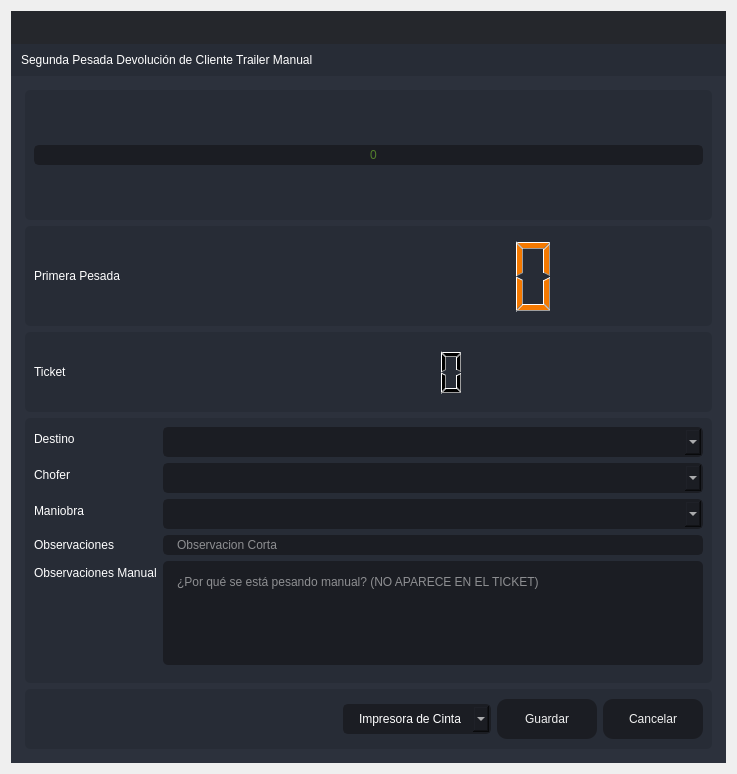
<?xml version="1.0" encoding="UTF-8"?>
<ui version="4.0">
 <class>SegundaPTA</class>
 <widget class="QDialog" name="SegundaPTA">
  <property name="windowModality">
   <enum>Qt::ApplicationModal</enum>
  </property>
  <property name="geometry">
   <rect>
    <x>0</x>
    <y>0</y>
    <width>737</width>
    <height>774</height>
   </rect>
  </property>
  <property name="minimumSize">
   <size>
    <width>737</width>
    <height>774</height>
   </size>
  </property>
  <property name="maximumSize">
   <size>
    <width>737</width>
    <height>774</height>
   </size>
  </property>
  <property name="windowTitle">
   <string>Segunda Pesada Devolución de Cliente Trailer Manual</string>
  </property>
  <property name="windowIcon">
   <iconset resource="files.qrc">
    <normaloff>:/16x16/icons/16x16/logo.png</normaloff>:/16x16/icons/16x16/logo.png</iconset>
  </property>
  <layout class="QVBoxLayout" name="verticalLayout_6">
   <item>
    <widget class="QFrame" name="frame_main">
     <property name="styleSheet">
      <string notr="true">/* LINE EDIT */
QLineEdit {
	background-color: rgb(27, 29, 35);
	border-radius: 5px;
	border: 2px solid rgb(27, 29, 35);
	padding-left: 10px;
}
QLineEdit:hover {
	border: 2px solid rgb(64, 71, 88);
}
QLineEdit:focus {
	border: 2px solid rgb(91, 101, 124);
}

/* SCROLL BARS */
QScrollBar:horizontal {
    border: none;
    background: rgb(52, 59, 72);
    height: 14px;
    margin: 0px 21px 0 21px;
	border-radius: 0px;
}
QScrollBar::handle:horizontal {
    background: rgb(85, 170, 255);
    min-width: 25px;
	border-radius: 7px
}
QScrollBar::add-line:horizontal {
    border: none;
    background: rgb(55, 63, 77);
    width: 20px;
	border-top-right-radius: 7px;
    border-bottom-right-radius: 7px;
    subcontrol-position: right;
    subcontrol-origin: margin;
}
QScrollBar::sub-line:horizontal {
    border: none;
    background: rgb(55, 63, 77);
    width: 20px;
	border-top-left-radius: 7px;
    border-bottom-left-radius: 7px;
    subcontrol-position: left;
    subcontrol-origin: margin;
}
QScrollBar::up-arrow:horizontal, QScrollBar::down-arrow:horizontal
{
     background: none;
}
QScrollBar::add-page:horizontal, QScrollBar::sub-page:horizontal
{
     background: none;
}
 QScrollBar:vertical {
	border: none;
    background: rgb(52, 59, 72);
    width: 14px;
    margin: 21px 0 21px 0;
	border-radius: 0px;
 }
 QScrollBar::handle:vertical {	
	background: rgb(85, 170, 255);
    min-height: 25px;
	border-radius: 7px
 }
 QScrollBar::add-line:vertical {
     border: none;
    background: rgb(55, 63, 77);
     height: 20px;
	border-bottom-left-radius: 7px;
    border-bottom-right-radius: 7px;
     subcontrol-position: bottom;
     subcontrol-origin: margin;
 }
 QScrollBar::sub-line:vertical {
	border: none;
    background: rgb(55, 63, 77);
     height: 20px;
	border-top-left-radius: 7px;
    border-top-right-radius: 7px;
     subcontrol-position: top;
     subcontrol-origin: margin;
 }
 QScrollBar::up-arrow:vertical, QScrollBar::down-arrow:vertical {
     background: none;
 }

 QScrollBar::add-page:vertical, QScrollBar::sub-page:vertical {
     background: none;
 }

/* CHECKBOX */
QCheckBox::indicator {
    border: 3px solid rgb(52, 59, 72);
	width: 15px;
	height: 15px;
	border-radius: 10px;
    background: rgb(44, 49, 60);
}
QCheckBox::indicator:hover {
    border: 3px solid rgb(58, 66, 81);
}
QCheckBox::indicator:checked {
    background: 3px solid rgb(52, 59, 72);
	border: 3px solid rgb(52, 59, 72);	
	background-image: url(:/16x16/icons/16x16/cil-check-alt.png);
}

/* RADIO BUTTON */
QRadioButton::indicator {
    border: 3px solid rgb(52, 59, 72);
	width: 15px;
	height: 15px;
	border-radius: 10px;
    background: rgb(44, 49, 60);
}
QRadioButton::indicator:hover {
    border: 3px solid rgb(58, 66, 81);
}
QRadioButton::indicator:checked {
    background: 3px solid rgb(94, 106, 130);
	border: 3px solid rgb(52, 59, 72);	
}

/* COMBOBOX */
QComboBox{
	background-color: rgb(27, 29, 35);
	border-radius: 5px;
	border: 2px solid rgb(27, 29, 35);
	padding: 5px;
	padding-left: 10px;
}
QComboBox:hover{
	border: 2px solid rgb(64, 71, 88);
}
QComboBox::drop-down {
	subcontrol-origin: padding;
	subcontrol-position: top right;
	width: 25px; 
	border-left-width: 3px;
	border-left-color: rgba(39, 44, 54, 150);
	border-left-style: solid;
	border-top-right-radius: 3px;
	border-bottom-right-radius: 3px;	
	background-image: url(:/16x16/icons/16x16/cil-arrow-bottom.png);
	background-position: center;
	background-repeat: no-reperat;
 }
QComboBox QAbstractItemView {
	color: rgb(85, 170, 255);	
	background-color: rgb(27, 29, 35);
	padding: 10px;
	selection-background-color: rgb(39, 44, 54);
}

/* SLIDERS */
QSlider::groove:horizontal {
    border-radius: 9px;
    height: 18px;
	margin: 0px;
	background-color: rgb(52, 59, 72);
}
QSlider::groove:horizontal:hover {
	background-color: rgb(55, 62, 76);
}
QSlider::handle:horizontal {
    background-color: rgb(85, 170, 255);
    border: none;
    height: 18px;
    width: 18px;
    margin: 0px;
	border-radius: 9px;
}
QSlider::handle:horizontal:hover {
    background-color: rgb(105, 180, 255);
}
QSlider::handle:horizontal:pressed {
    background-color: rgb(65, 130, 195);
}

QSlider::groove:vertical {
    border-radius: 9px;
    width: 18px;
    margin: 0px;
	background-color: rgb(52, 59, 72);
}
QSlider::groove:vertical:hover {
	background-color: rgb(55, 62, 76);
}
QSlider::handle:vertical {
    background-color: rgb(85, 170, 255);
	border: none;
    height: 18px;
    width: 18px;
    margin: 0px;
	border-radius: 9px;
}
QSlider::handle:vertical:hover {
    background-color: rgb(105, 180, 255);
}
QSlider::handle:vertical:pressed {
    background-color: rgb(65, 130, 195);
}

</string>
     </property>
     <property name="frameShape">
      <enum>QFrame::NoFrame</enum>
     </property>
     <property name="frameShadow">
      <enum>QFrame::Raised</enum>
     </property>
     <layout class="QVBoxLayout" name="verticalLayout">
      <property name="spacing">
       <number>0</number>
      </property>
      <property name="leftMargin">
       <number>0</number>
      </property>
      <property name="topMargin">
       <number>0</number>
      </property>
      <property name="rightMargin">
       <number>0</number>
      </property>
      <property name="bottomMargin">
       <number>0</number>
      </property>
      <item>
       <widget class="QFrame" name="frame_top">
        <property name="minimumSize">
         <size>
          <width>0</width>
          <height>65</height>
         </size>
        </property>
        <property name="maximumSize">
         <size>
          <width>16777215</width>
          <height>65</height>
         </size>
        </property>
        <property name="styleSheet">
         <string notr="true">background-color: transparent;</string>
        </property>
        <property name="frameShape">
         <enum>QFrame::NoFrame</enum>
        </property>
        <property name="frameShadow">
         <enum>QFrame::Raised</enum>
        </property>
        <layout class="QHBoxLayout" name="horizontalLayout_3">
         <property name="spacing">
          <number>0</number>
         </property>
         <property name="leftMargin">
          <number>0</number>
         </property>
         <property name="topMargin">
          <number>0</number>
         </property>
         <property name="rightMargin">
          <number>0</number>
         </property>
         <property name="bottomMargin">
          <number>0</number>
         </property>
         <item>
          <widget class="QFrame" name="frame_toggle">
           <property name="maximumSize">
            <size>
             <width>70</width>
             <height>16777215</height>
            </size>
           </property>
           <property name="styleSheet">
            <string notr="true">background-color: rgb(27, 29, 35);</string>
           </property>
           <property name="frameShape">
            <enum>QFrame::NoFrame</enum>
           </property>
           <property name="frameShadow">
            <enum>QFrame::Raised</enum>
           </property>
           <layout class="QVBoxLayout" name="verticalLayout_3">
            <property name="spacing">
             <number>0</number>
            </property>
            <property name="leftMargin">
             <number>0</number>
            </property>
            <property name="topMargin">
             <number>0</number>
            </property>
            <property name="rightMargin">
             <number>0</number>
            </property>
            <property name="bottomMargin">
             <number>0</number>
            </property>
           </layout>
          </widget>
         </item>
         <item>
          <widget class="QFrame" name="frame_top_right">
           <property name="styleSheet">
            <string notr="true">background: transparent;</string>
           </property>
           <property name="frameShape">
            <enum>QFrame::NoFrame</enum>
           </property>
           <property name="frameShadow">
            <enum>QFrame::Raised</enum>
           </property>
           <layout class="QVBoxLayout" name="verticalLayout_2">
            <property name="spacing">
             <number>0</number>
            </property>
            <property name="leftMargin">
             <number>0</number>
            </property>
            <property name="topMargin">
             <number>0</number>
            </property>
            <property name="rightMargin">
             <number>0</number>
            </property>
            <property name="bottomMargin">
             <number>0</number>
            </property>
            <item>
             <widget class="QFrame" name="frame_top_btns">
              <property name="maximumSize">
               <size>
                <width>16777215</width>
                <height>42</height>
               </size>
              </property>
              <property name="styleSheet">
               <string notr="true">background-color: rgba(27, 29, 35, 200)</string>
              </property>
              <property name="frameShape">
               <enum>QFrame::NoFrame</enum>
              </property>
              <property name="frameShadow">
               <enum>QFrame::Raised</enum>
              </property>
              <layout class="QHBoxLayout" name="horizontalLayout_4">
               <property name="spacing">
                <number>0</number>
               </property>
               <property name="leftMargin">
                <number>0</number>
               </property>
               <property name="topMargin">
                <number>0</number>
               </property>
               <property name="rightMargin">
                <number>0</number>
               </property>
               <property name="bottomMargin">
                <number>0</number>
               </property>
               <item>
                <widget class="QFrame" name="frame_label_top_btns">
                 <property name="sizePolicy">
                  <sizepolicy hsizetype="Expanding" vsizetype="Preferred">
                   <horstretch>0</horstretch>
                   <verstretch>0</verstretch>
                  </sizepolicy>
                 </property>
                 <property name="frameShape">
                  <enum>QFrame::NoFrame</enum>
                 </property>
                 <property name="frameShadow">
                  <enum>QFrame::Raised</enum>
                 </property>
                 <layout class="QHBoxLayout" name="horizontalLayout_10">
                  <property name="spacing">
                   <number>0</number>
                  </property>
                  <property name="leftMargin">
                   <number>5</number>
                  </property>
                  <property name="topMargin">
                   <number>0</number>
                  </property>
                  <property name="rightMargin">
                   <number>10</number>
                  </property>
                  <property name="bottomMargin">
                   <number>0</number>
                  </property>
                 </layout>
                </widget>
               </item>
               <item alignment="Qt::AlignRight">
                <widget class="QFrame" name="frame_btns_right">
                 <property name="sizePolicy">
                  <sizepolicy hsizetype="Expanding" vsizetype="Preferred">
                   <horstretch>0</horstretch>
                   <verstretch>0</verstretch>
                  </sizepolicy>
                 </property>
                 <property name="maximumSize">
                  <size>
                   <width>120</width>
                   <height>16777215</height>
                  </size>
                 </property>
                 <property name="frameShape">
                  <enum>QFrame::NoFrame</enum>
                 </property>
                 <property name="frameShadow">
                  <enum>QFrame::Raised</enum>
                 </property>
                 <layout class="QHBoxLayout" name="horizontalLayout_5">
                  <property name="spacing">
                   <number>0</number>
                  </property>
                  <property name="leftMargin">
                   <number>0</number>
                  </property>
                  <property name="topMargin">
                   <number>0</number>
                  </property>
                  <property name="rightMargin">
                   <number>0</number>
                  </property>
                  <property name="bottomMargin">
                   <number>0</number>
                  </property>
                 </layout>
                </widget>
               </item>
              </layout>
             </widget>
            </item>
            <item>
             <widget class="QFrame" name="frame_top_info">
              <property name="maximumSize">
               <size>
                <width>16777215</width>
                <height>65</height>
               </size>
              </property>
              <property name="styleSheet">
               <string notr="true">background-color: rgb(39, 44, 54);</string>
              </property>
              <property name="frameShape">
               <enum>QFrame::NoFrame</enum>
              </property>
              <property name="frameShadow">
               <enum>QFrame::Raised</enum>
              </property>
              <layout class="QHBoxLayout" name="horizontalLayout_8">
               <property name="spacing">
                <number>0</number>
               </property>
               <property name="leftMargin">
                <number>10</number>
               </property>
               <property name="topMargin">
                <number>0</number>
               </property>
               <property name="rightMargin">
                <number>10</number>
               </property>
               <property name="bottomMargin">
                <number>0</number>
               </property>
               <item>
                <widget class="QLabel" name="label">
                 <property name="styleSheet">
                  <string notr="true">font: 75 16pt &quot;MS Shell Dlg 2&quot;;
color: rgb(255, 255, 255);</string>
                 </property>
                 <property name="text">
                  <string>Segunda Pesada Devolución de Cliente Trailer Manual</string>
                 </property>
                </widget>
               </item>
              </layout>
             </widget>
            </item>
           </layout>
          </widget>
         </item>
        </layout>
       </widget>
      </item>
      <item>
       <widget class="QFrame" name="frame_center">
        <property name="sizePolicy">
         <sizepolicy hsizetype="Expanding" vsizetype="Expanding">
          <horstretch>0</horstretch>
          <verstretch>0</verstretch>
         </sizepolicy>
        </property>
        <property name="styleSheet">
         <string notr="true">background-color: rgb(40, 44, 52);</string>
        </property>
        <property name="frameShape">
         <enum>QFrame::NoFrame</enum>
        </property>
        <property name="frameShadow">
         <enum>QFrame::Raised</enum>
        </property>
        <layout class="QHBoxLayout" name="horizontalLayout_2">
         <property name="spacing">
          <number>0</number>
         </property>
         <property name="leftMargin">
          <number>0</number>
         </property>
         <property name="topMargin">
          <number>0</number>
         </property>
         <property name="rightMargin">
          <number>0</number>
         </property>
         <property name="bottomMargin">
          <number>0</number>
         </property>
         <item>
          <widget class="QFrame" name="frame_content_right">
           <property name="styleSheet">
            <string notr="true">background-color: rgb(44, 49, 60);</string>
           </property>
           <property name="frameShape">
            <enum>QFrame::NoFrame</enum>
           </property>
           <property name="frameShadow">
            <enum>QFrame::Raised</enum>
           </property>
           <layout class="QVBoxLayout" name="verticalLayout_4">
            <property name="spacing">
             <number>0</number>
            </property>
            <property name="leftMargin">
             <number>0</number>
            </property>
            <property name="topMargin">
             <number>0</number>
            </property>
            <property name="rightMargin">
             <number>0</number>
            </property>
            <property name="bottomMargin">
             <number>0</number>
            </property>
            <item>
             <widget class="QFrame" name="frame_content">
              <property name="frameShape">
               <enum>QFrame::NoFrame</enum>
              </property>
              <property name="frameShadow">
               <enum>QFrame::Raised</enum>
              </property>
              <layout class="QVBoxLayout" name="verticalLayout_9">
               <property name="spacing">
                <number>0</number>
               </property>
               <property name="leftMargin">
                <number>5</number>
               </property>
               <property name="topMargin">
                <number>5</number>
               </property>
               <property name="rightMargin">
                <number>5</number>
               </property>
               <property name="bottomMargin">
                <number>5</number>
               </property>
               <item>
                <widget class="QStackedWidget" name="stackedWidget">
                 <property name="styleSheet">
                  <string notr="true">background: transparent;</string>
                 </property>
                 <property name="currentIndex">
                  <number>0</number>
                 </property>
                 <widget class="QWidget" name="page_home">
                  <layout class="QVBoxLayout" name="verticalLayout_10">
                   <item>
                    <widget class="QFrame" name="frame_3">
                     <property name="minimumSize">
                      <size>
                       <width>0</width>
                       <height>130</height>
                      </size>
                     </property>
                     <property name="maximumSize">
                      <size>
                       <width>16777215</width>
                       <height>130</height>
                      </size>
                     </property>
                     <property name="styleSheet">
                      <string notr="true">background-color: rgb(39, 44, 54);
border-radius: 5px;</string>
                     </property>
                     <property name="frameShape">
                      <enum>QFrame::StyledPanel</enum>
                     </property>
                     <property name="frameShadow">
                      <enum>QFrame::Raised</enum>
                     </property>
                     <layout class="QVBoxLayout" name="verticalLayout_11">
                      <item>
                       <layout class="QVBoxLayout" name="verticalLayout_8">
                        <item>
                         <widget class="QLineEdit" name="Peso">
                          <property name="styleSheet">
                           <string notr="true">QLineEdit {
	background-color: rgb(27, 29, 35);
	border-radius: 5px;
	border: 2px solid rgb(27, 29, 35);
	padding-left: 10px;
	font: 75 80pt &quot;MS Shell Dlg 2&quot;;	
	color: rgb(138, 226, 52);
}
QLineEdit:hover {
	border: 2px solid rgb(64, 71, 88);
}
QLineEdit:focus {
	border: 2px solid rgb(91, 101, 124);
}</string>
                          </property>
                          <property name="alignment">
                           <set>Qt::AlignCenter</set>
                          </property>
                          <property name="placeholderText">
                           <string>0</string>
                          </property>
                         </widget>
                        </item>
                       </layout>
                      </item>
                     </layout>
                    </widget>
                   </item>
                   <item>
                    <widget class="QFrame" name="frame_4">
                     <property name="minimumSize">
                      <size>
                       <width>0</width>
                       <height>100</height>
                      </size>
                     </property>
                     <property name="maximumSize">
                      <size>
                       <width>16777215</width>
                       <height>100</height>
                      </size>
                     </property>
                     <property name="styleSheet">
                      <string notr="true">background-color: rgb(39, 44, 54);
border-radius: 5px;</string>
                     </property>
                     <property name="frameShape">
                      <enum>QFrame::StyledPanel</enum>
                     </property>
                     <property name="frameShadow">
                      <enum>QFrame::Raised</enum>
                     </property>
                     <layout class="QHBoxLayout" name="horizontalLayout_6">
                      <item>
                       <layout class="QHBoxLayout" name="horizontalLayout_11">
                        <item>
                         <widget class="QLabel" name="label_3">
                          <property name="styleSheet">
                           <string notr="true">color: rgb(255, 255, 255);
font: 75 12pt &quot;MS Shell Dlg 2&quot;;</string>
                          </property>
                          <property name="text">
                           <string>Primera Pesada</string>
                          </property>
                         </widget>
                        </item>
                        <item>
                         <widget class="QLCDNumber" name="lcdNumber_3">
                          <property name="minimumSize">
                           <size>
                            <width>500</width>
                            <height>0</height>
                           </size>
                          </property>
                          <property name="maximumSize">
                           <size>
                            <width>500</width>
                            <height>16777215</height>
                           </size>
                          </property>
                          <property name="styleSheet">
                           <string notr="true">color:rgb(245, 121, 0)</string>
                          </property>
                         </widget>
                        </item>
                       </layout>
                      </item>
                     </layout>
                    </widget>
                   </item>
                   <item>
                    <widget class="QFrame" name="frame_5">
                     <property name="minimumSize">
                      <size>
                       <width>0</width>
                       <height>80</height>
                      </size>
                     </property>
                     <property name="maximumSize">
                      <size>
                       <width>16777215</width>
                       <height>80</height>
                      </size>
                     </property>
                     <property name="styleSheet">
                      <string notr="true">background-color: rgb(39, 44, 54);
border-radius: 5px;</string>
                     </property>
                     <property name="frameShape">
                      <enum>QFrame::StyledPanel</enum>
                     </property>
                     <property name="frameShadow">
                      <enum>QFrame::Raised</enum>
                     </property>
                     <layout class="QHBoxLayout" name="horizontalLayout_7">
                      <item>
                       <layout class="QHBoxLayout" name="horizontalLayout">
                        <item>
                         <widget class="QLabel" name="label_5">
                          <property name="styleSheet">
                           <string notr="true">color: rgb(255, 255, 255);
font: 75 12pt &quot;MS Shell Dlg 2&quot;;</string>
                          </property>
                          <property name="text">
                           <string>Ticket</string>
                          </property>
                         </widget>
                        </item>
                        <item>
                         <widget class="QLCDNumber" name="lcdNumber_9">
                          <property name="minimumSize">
                           <size>
                            <width>600</width>
                            <height>50</height>
                           </size>
                          </property>
                          <property name="maximumSize">
                           <size>
                            <width>600</width>
                            <height>50</height>
                           </size>
                          </property>
                          <property name="layoutDirection">
                           <enum>Qt::RightToLeft</enum>
                          </property>
                          <property name="autoFillBackground">
                           <bool>false</bool>
                          </property>
                         </widget>
                        </item>
                       </layout>
                      </item>
                     </layout>
                    </widget>
                   </item>
                   <item>
                    <widget class="QFrame" name="frame">
                     <property name="styleSheet">
                      <string notr="true">background-color: rgb(39, 44, 54);
border-radius: 5px;</string>
                     </property>
                     <property name="frameShape">
                      <enum>QFrame::StyledPanel</enum>
                     </property>
                     <property name="frameShadow">
                      <enum>QFrame::Raised</enum>
                     </property>
                     <layout class="QVBoxLayout" name="verticalLayout_5">
                      <item>
                       <layout class="QVBoxLayout" name="verticalLayout_12">
                        <item>
                         <layout class="QFormLayout" name="formLayout">
                          <item row="1" column="0">
                           <widget class="QLabel" name="label_2">
                            <property name="styleSheet">
                             <string notr="true">color: rgb(255, 255, 255);
font: 75 12pt &quot;MS Shell Dlg 2&quot;;</string>
                            </property>
                            <property name="text">
                             <string>Destino</string>
                            </property>
                           </widget>
                          </item>
                          <item row="1" column="1">
                           <widget class="QComboBox" name="comboBox_destino">
                            <property name="styleSheet">
                             <string notr="true">QComboBox{
	background-color: rgb(27, 29, 35);
	border-radius: 5px;
	border: 2px solid rgb(27, 29, 35);
	padding: 5px;
	padding-left: 14px;
	color: rgb(255, 255, 255);
    font: 75 12pt &quot;MS Shell Dlg 2&quot;;
}
QComboBox:hover{
	border: 2px solid rgb(64, 71, 88);
}
QComboBox QAbstractItemView {
	color: rgb(85, 170, 255);	
	background-color: rgb(27, 29, 35);
	padding: 10px;
	selection-background-color: rgb(39, 44, 54);
}</string>
                            </property>
                           </widget>
                          </item>
                          <item row="2" column="0">
                           <widget class="QLabel" name="label_6">
                            <property name="styleSheet">
                             <string notr="true">color: rgb(255, 255, 255);
font: 75 12pt &quot;MS Shell Dlg 2&quot;;</string>
                            </property>
                            <property name="text">
                             <string>Chofer</string>
                            </property>
                           </widget>
                          </item>
                          <item row="2" column="1">
                           <widget class="QComboBox" name="comboBox_operador">
                            <property name="styleSheet">
                             <string notr="true">QComboBox{
	background-color: rgb(27, 29, 35);
	border-radius: 5px;
	border: 2px solid rgb(27, 29, 35);
	padding: 5px;
	padding-left: 14px;
	color: rgb(255, 255, 255);
    font: 75 12pt &quot;MS Shell Dlg 2&quot;;
}
QComboBox:hover{
	border: 2px solid rgb(64, 71, 88);
}
QComboBox QAbstractItemView {
	color: rgb(85, 170, 255);	
	background-color: rgb(27, 29, 35);
	padding: 10px;
	selection-background-color: rgb(39, 44, 54);
}</string>
                            </property>
                           </widget>
                          </item>
                          <item row="4" column="0">
                           <widget class="QLabel" name="label_7">
                            <property name="styleSheet">
                             <string notr="true">color: rgb(255, 255, 255);
font: 75 12pt &quot;MS Shell Dlg 2&quot;;</string>
                            </property>
                            <property name="text">
                             <string>Observaciones</string>
                            </property>
                           </widget>
                          </item>
                          <item row="6" column="0">
                           <widget class="Line" name="line">
                            <property name="orientation">
                             <enum>Qt::Horizontal</enum>
                            </property>
                           </widget>
                          </item>
                          <item row="3" column="0">
                           <widget class="QLabel" name="label_8">
                            <property name="styleSheet">
                             <string notr="true">color: rgb(255, 255, 255);
font: 75 12pt &quot;MS Shell Dlg 2&quot;;</string>
                            </property>
                            <property name="text">
                             <string>Maniobra</string>
                            </property>
                           </widget>
                          </item>
                          <item row="3" column="1">
                           <widget class="QComboBox" name="comboBox_maniobra">
                            <property name="styleSheet">
                             <string notr="true">QComboBox{
	background-color: rgb(27, 29, 35);
	border-radius: 5px;
	border: 2px solid rgb(27, 29, 35);
	padding: 5px;
	padding-left: 14px;
	color: rgb(255, 255, 255);
    font: 75 12pt &quot;MS Shell Dlg 2&quot;;
}
QComboBox:hover{
	border: 2px solid rgb(64, 71, 88);
}
QComboBox QAbstractItemView {
	color: rgb(85, 170, 255);	
	background-color: rgb(27, 29, 35);
	padding: 10px;
	selection-background-color: rgb(39, 44, 54);
}</string>
                            </property>
                           </widget>
                          </item>
                          <item row="5" column="0">
                           <widget class="QLabel" name="label_4">
                            <property name="styleSheet">
                             <string notr="true">color: rgb(255, 255, 255);
font: 75 12pt &quot;MS Shell Dlg 2&quot;;</string>
                            </property>
                            <property name="text">
                             <string>Observaciones Manual</string>
                            </property>
                           </widget>
                          </item>
                          <item row="5" column="1">
                           <widget class="QPlainTextEdit" name="Observaciones_Manual">
                            <property name="styleSheet">
                             <string notr="true">QPlainTextEdit {
	background-color: rgb(27, 29, 35);
	border-radius: 5px;
	padding: 10px;
    color: rgb(255, 255, 255);
	font: 75 12pt &quot;MS Shell Dlg 2&quot;;
}
QPlainTextEdit:hover {
	border: 2px solid rgb(64, 71, 88);
}
QPlainTextEdit:focus {
	border: 2px solid rgb(91, 101, 124);
}</string>
                            </property>
                            <property name="placeholderText">
                             <string>¿Por qué se está pesando manual? (NO APARECE EN EL TICKET)</string>
                            </property>
                           </widget>
                          </item>
                          <item row="4" column="1">
                           <widget class="QLineEdit" name="observaciones">
                            <property name="styleSheet">
                             <string notr="true">QLineEdit {
	background-color: rgb(27, 29, 35);
	border-radius: 5px;
	border: 2px solid rgb(27, 29, 35);
	padding-left: 10px;
	font: 75 12pt &quot;MS Shell Dlg 2&quot;;
	color: rgb(255, 255, 255);
}
QLineEdit:hover {
	border: 2px solid rgb(64, 71, 88);
}
QLineEdit:focus {
	border: 2px solid rgb(91, 101, 124);
}</string>
                            </property>
                            <property name="maxLength">
                             <number>125</number>
                            </property>
                            <property name="placeholderText">
                             <string>Observacion Corta</string>
                            </property>
                           </widget>
                          </item>
                         </layout>
                        </item>
                       </layout>
                      </item>
                     </layout>
                    </widget>
                   </item>
                   <item>
                    <widget class="QFrame" name="frame_2">
                     <property name="minimumSize">
                      <size>
                       <width>0</width>
                       <height>60</height>
                      </size>
                     </property>
                     <property name="maximumSize">
                      <size>
                       <width>16777215</width>
                       <height>60</height>
                      </size>
                     </property>
                     <property name="styleSheet">
                      <string notr="true">background-color: rgb(39, 44, 54);
border-radius: 5px;</string>
                     </property>
                     <property name="frameShape">
                      <enum>QFrame::StyledPanel</enum>
                     </property>
                     <property name="frameShadow">
                      <enum>QFrame::Raised</enum>
                     </property>
                     <layout class="QHBoxLayout" name="horizontalLayout_9">
                      <item>
                       <layout class="QGridLayout" name="gridLayout">
                        <item row="0" column="3">
                         <widget class="QPushButton" name="btnr">
                          <property name="minimumSize">
                           <size>
                            <width>100</width>
                            <height>40</height>
                           </size>
                          </property>
                          <property name="styleSheet">
                           <string notr="true">QPushButton {
	border-color: rgb(27, 29, 35);
	font: 75 10pt &quot;MS Shell Dlg 2&quot;;
	color: rgb(240, 240, 240);
	background-color: rgb(27, 29, 35);
	border: 0px solid;
	border-radius: 10px;	
}
QPushButton:hover {
	background-color:rgb(44, 49, 60);
	border-color: rgb(27, 29, 35);
	border: 2px solid;
}</string>
                          </property>
                          <property name="text">
                           <string>Cancelar</string>
                          </property>
                         </widget>
                        </item>
                        <item row="0" column="0">
                         <spacer name="horizontalSpacer">
                          <property name="orientation">
                           <enum>Qt::Horizontal</enum>
                          </property>
                          <property name="sizeHint" stdset="0">
                           <size>
                            <width>40</width>
                            <height>20</height>
                           </size>
                          </property>
                         </spacer>
                        </item>
                        <item row="0" column="2">
                         <widget class="QPushButton" name="btn_guardar">
                          <property name="minimumSize">
                           <size>
                            <width>100</width>
                            <height>40</height>
                           </size>
                          </property>
                          <property name="styleSheet">
                           <string notr="true">QPushButton {
	border-color: rgb(27, 29, 35);
	font: 75 10pt &quot;MS Shell Dlg 2&quot;;
	color: rgb(240, 240, 240);
	background-color: rgb(27, 29, 35);
	border: 0px solid;
	border-radius: 10px;	
}
QPushButton:hover {
	background-color:rgb(44, 49, 60);
	border-color: rgb(27, 29, 35);
	border: 2px solid;
}</string>
                          </property>
                          <property name="text">
                           <string>Guardar</string>
                          </property>
                         </widget>
                        </item>
                        <item row="0" column="1">
                         <widget class="QComboBox" name="comboBox_impresora">
                          <property name="styleSheet">
                           <string notr="true">QComboBox{
	background-color: rgb(27, 29, 35);
	border-radius: 5px;
	border: 2px solid rgb(27, 29, 35);
	padding: 5px;
	padding-left: 14px;
	color: rgb(255, 255, 255);
    font: 75 12pt &quot;MS Shell Dlg 2&quot;;
}
QComboBox:hover{
	border: 2px solid rgb(64, 71, 88);
}
QComboBox QAbstractItemView {
	color: rgb(85, 170, 255);	
	background-color: rgb(27, 29, 35);
	padding: 10px;
	selection-background-color: rgb(39, 44, 54);
}</string>
                          </property>
                          <item>
                           <property name="text">
                            <string>Impresora de Cinta</string>
                           </property>
                          </item>
                          <item>
                           <property name="text">
                            <string>Impresora Windows</string>
                           </property>
                          </item>
                         </widget>
                        </item>
                       </layout>
                      </item>
                     </layout>
                    </widget>
                   </item>
                  </layout>
                 </widget>
                </widget>
               </item>
              </layout>
             </widget>
            </item>
           </layout>
          </widget>
         </item>
        </layout>
       </widget>
      </item>
     </layout>
    </widget>
   </item>
  </layout>
 </widget>
 <tabstops>
  <tabstop>Peso</tabstop>
  <tabstop>comboBox_destino</tabstop>
  <tabstop>comboBox_operador</tabstop>
  <tabstop>comboBox_maniobra</tabstop>
  <tabstop>observaciones</tabstop>
  <tabstop>Observaciones_Manual</tabstop>
  <tabstop>btn_guardar</tabstop>
  <tabstop>btnr</tabstop>
 </tabstops>
 <resources>
  <include location="files.qrc"/>
 </resources>
 <connections/>
</ui>
